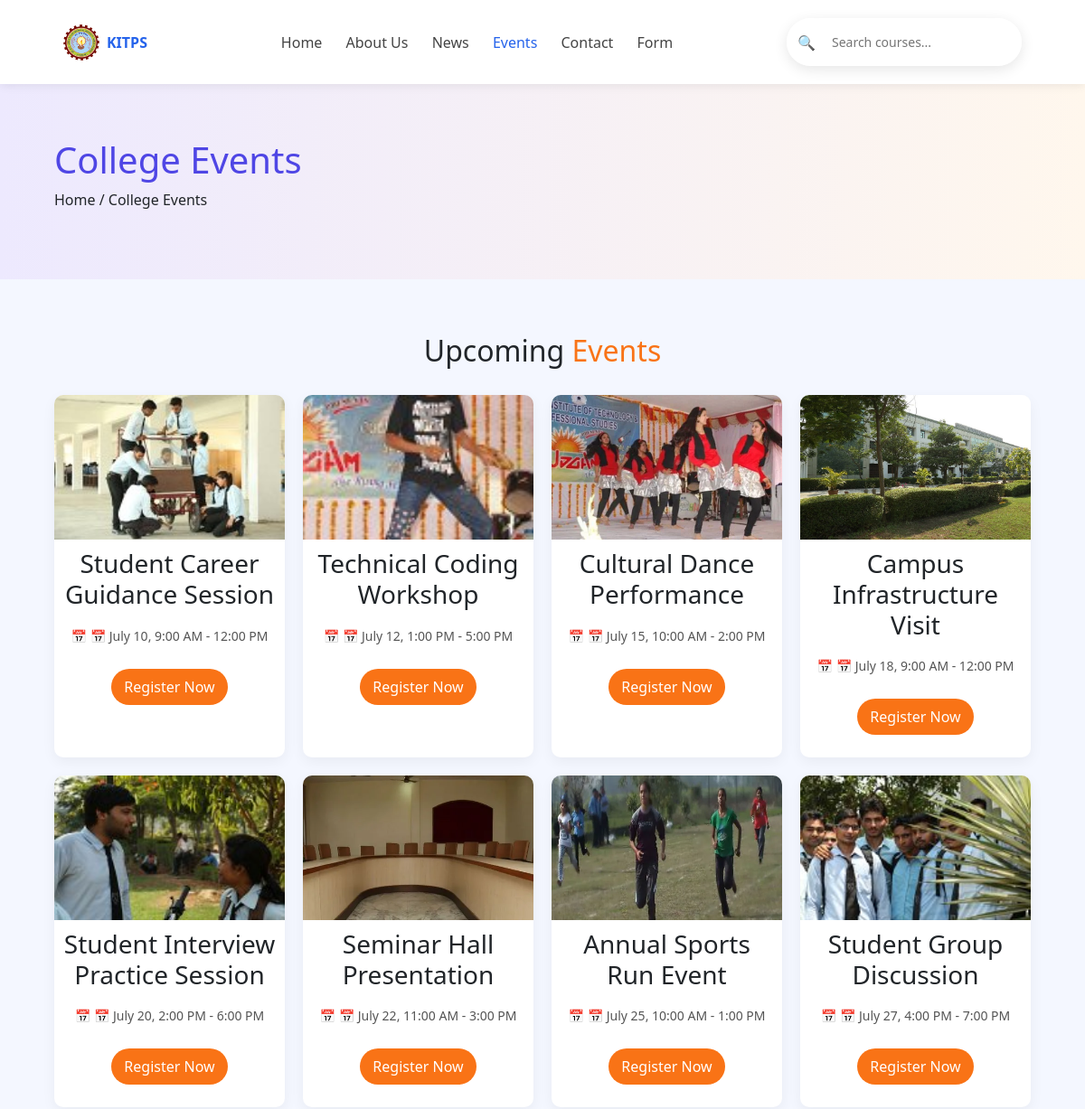
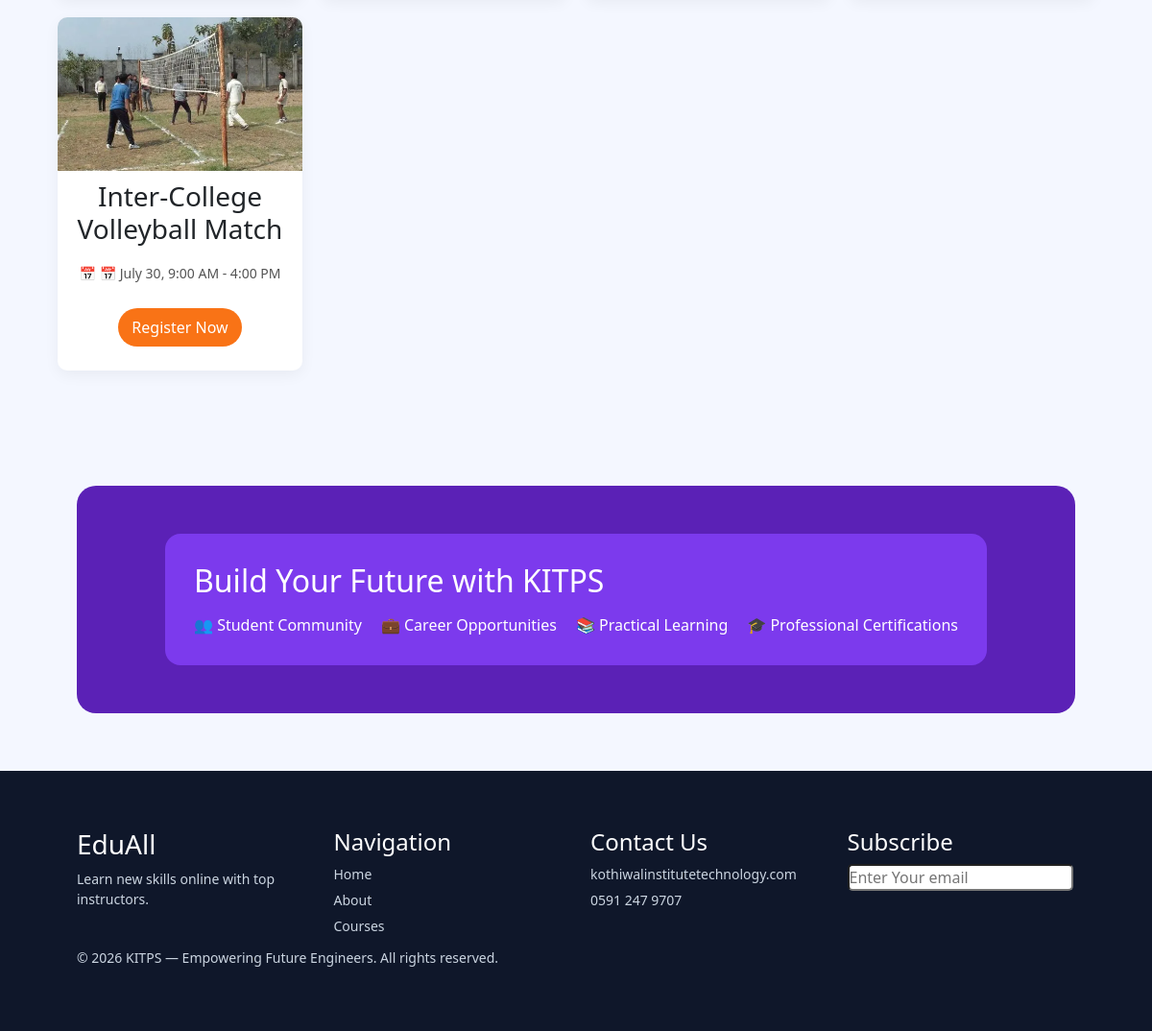
Page /EventsPage-kitps/ on the committed database (2 pictures, top to bottom).
### service/models.py (models this page shows)
class Services(models.Model):
    service_image  =models.CharField(max_length=50)
    service_heading=models.CharField(max_length=50)
    service_button =models.CharField(max_length=50)
    service_desc   =models.TextField()

### Kitps/views.py (the view)
# urls.py: path('EventsPage-kitps/', views.EventsPage,name="events"),
def EventsPage(request):
    ServiceData=Services.objects.all()
    context={
        'ServiceData':ServiceData
    }
    return render(request,"events.html",context)

### templates/events.html (shortened to what this page needs)
{% extends "base.html" %}
{% load static %}
{% block content %}
<section class="page-header">
  <h1>College Events</h1>
  <p>Home / College Events</p>
</section>
<section class="events">
  <h2>Upcoming <span>Events</span></h2>
  <div class="event-grid">
    {% for v in ServiceData %}
    <div class="event-card">
      <img src="{% static v.service_image %}" alt="">
      <h3>{{ v.service_heading }}</h3>
      <p>📅 {{ v.service_desc }}</p>
      <button class="join-btn">{{ v.service_button }}</button>
    </div>
    {% empty %}
    No Data Found
    {% endfor %}
  </div>
</section>
<section class="cta">
  <div class="cta-box">
    <h2>Build Your Future with KITPS</h2>
    <div class="cta-items">
      <span>👥 Student Community</span>
      <span>💼 Career Opportunities</span>
      <span>📚 Practical Learning</span>
      <span>🎓 Professional Certifications</span>
    </div>
  </div>
</section>
{% endblock %}

### templates/base.html (shortened to what this page needs)
{% load static %}
<!DOCTYPE html>
<html lang="en">
<head>
 <link href="https://cdn.jsdelivr.net/npm/bootstrap@5.3.2/dist/css/bootstrap.min.css" rel="stylesheet">
<link rel="stylesheet" href="{% static 'CSS/About.css' %}">
<link rel="stylesheet" href="{% static 'CSS/Contact.css' %}">
<link rel="stylesheet" href="{% static 'CSS/Events.css' %}">
<link rel="stylesheet" href="{% static 'CSS/News.css' %}">
<link rel="stylesheet" href="{% static 'CSS/Response.css' %}">
<link rel="stylesheet" href="{% static 'CSS/form.css' %}">
<link rel="stylesheet" href="{% static 'CSS/course_detail.css' %}">
<link rel="stylesheet" href="{% static 'CSS/style.css' %}">
</head>
<body>
{% include "header.html" %}
{% block content %}
{% endblock  %}
{% include "footer.html" %}

### templates/header.html (shortened to what this page needs)
{% load static %}
<header class="navbar">
  <div class="logo">
    <img src="{% static 'Images/logo.png' %}" alt="Logo">
    <span>KITPS</span>
  </div>
  <nav class="menu">
    <a class="{% if request.path == '/' %} active {% endif %}" href="{% url 'home' %}">Home</a>
    <a class="{% if request.path == '/aboutPage-kitps/' %} active {% endif %}" href="{% url 'about' %}">About Us</a>
    <a class="{% if request.path == '/NewsPage-kitps/' %} active {% endif %}" href="{% url 'news' %}">News</a>
    <a class="{% if request.path == '/EventsPage-kitps/' %} active {% endif %}" href="{% url 'events' %}">Events</a>
    <a class="{% if request.path == '/ContactPage-kitps/' %} active {% endif %}" href="{% url 'contact' %}">Contact</a>
    <a class="{% if request.path == '/UserForm-kitps/' %} active {% endif %}" href="{% url 'form' %}">Form</a>
  </nav>
  <form action="{% url 'search' %}" method="GET" class="search-wrapper">
      <span class="search-icon">🔍</span>
      <input type="text" name="q" placeholder="Search courses..." id="searchInput">
  </form>
</header>

### templates/footer.html
{% load static %}
<footer class="footer">
    <div class="footer-grid">
      <div>
        <h3>EduAll</h3>
        <p>Learn new skills online with top instructors.</p>
      </div>
      <div>
        <h4>Navigation</h4>
        <p>Home</p><p>About</p><p>Courses</p>
      </div>
      <div>
        <h4>Contact Us</h4>
        <p>kothiwalinstitutetechnology.com</p>
        <p>0591 247 9707</p>
      </div>
      <div>
        <h4>Subscribe</h4>
        <input style="border-radius: 5px;" type="email" placeholder="Enter Your email">
      </div>
    </div>
    <p>© 2026 KITPS — Empowering Future Engineers. All rights reserved.</p>
  </footer>

### static/CSS/About.css (style rules this page uses)
body { margin: 0; font-family: 'Poppins', Arial, sans-serif; background: #f6f8ff; }

### static/CSS/Contact.css (style rules this page uses)
body { margin: 0; font-family: "Segoe UI", Arial, sans-serif; background: #f6f9ff; }
.cta { position: relative; margin: 60px 80px; background: #136af3; color: white; border-radius: 20px; padding: 50px 60px; display: flex; justify-content: space-between; align-items: center; min-height: 180px; overflow: visible; }
.footer { background: #0f172a; color: #cbd5e1; padding: 60px 80px; }
.footer-grid { display: grid; grid-template-columns: repeat(auto-fit, minmax(160px, 1fr)); gap: 30px; }

### static/CSS/Events.css (style rules this page uses)
* { margin: 0; padding: 0; box-sizing: border-box; font-family: Arial, sans-serif; }
body { background: #f7f8fd; }
.page-header { padding: 60px; background: linear-gradient(90deg, #ede9fe, #fff7ed); }
.page-header h1 { color: #4f46e5; }
.events { padding: 60px; text-align: center; }
.events h2 span { color: #f97316; }
.event-grid { margin-top: 30px; display: grid; grid-template-columns: repeat(auto-fit, minmax(240px, 1fr)); gap: 20px; }
.event-card { background: white; border-radius: 10px; overflow: hidden; box-shadow: 0 5px 15px rgba(0,0,0,0.05); padding-bottom: 15px; }
.event-card img { width: 100%; height: 160px; object-fit: cover; }
.event-card h3 { padding: 10px; }
.event-card p { padding: 0 10px; font-size: 14px; color: #555; }
.join-btn { margin: 10px; padding: 8px 14px; border: none; border-radius: 20px; background: #f97316; color: white; cursor: pointer; }
.cta { background: #5b21b6; padding: 50px; margin-top: 60px; }
.cta-box { background: #7c3aed; padding: 30px; border-radius: 16px; color: white; max-width: 1000px; margin: auto; }
.cta-items { display: flex; gap: 20px; margin-top: 15px; flex-wrap: wrap; }
footer { background: #312e81; color: #c7d2fe; padding: 50px 60px 20px; }
.footer-grid { display: grid; grid-template-columns: repeat(auto-fit, minmax(180px, 1fr)); gap: 30px; }
footer h3, footer h4 { color: white; }
footer p { font-size: 14px; margin: 6px 0; }

### static/CSS/News.css (style rules this page uses)
body { background: #f8fafc; font-family: Arial, sans-serif; }

### static/CSS/style.css (style rules this page uses)
* { margin: 0; padding: 0; box-sizing: border-box; font-family: "Segoe UI", Arial, sans-serif; }
body { background: #f4f7ff; font-family: 'Poppins', sans-serif; }
.navbar { display: flex; justify-content: space-between; align-items: center; padding: 20px 70px; background: white; box-shadow: 0 2px 10px rgba(0,0,0,0.08); }
.logo { display: flex; align-items: center; gap: 8px; font-weight: bold; color: #2563eb; }
.logo img { width: 40px; }
.navbar nav a { margin-left: 22px; text-decoration: none; color: #444; font-weight: 500; }
.navbar .active, .navbar .active:hover { color: #2563eb; }
.search-wrapper { display: flex; align-items: center; background: rgba(255,255,255,0.7); backdrop-filter: blur(12px); border-radius: 40px; padding: 8px 12px; width: 260px; box-shadow: 0 4px 15px rgba(0,0,0,0.1); }
.search-icon { font-size: 16px; color: #666; margin-right: 8px; }
.search-wrapper input { all: unset; flex: 1; padding: 8px 10px; font-size: 14px; color: #333; }

### rows in the picture
Services: service_image (picture), service_heading "Student Career Guidance Session", service_desc "📅 July 10, 9:00 AM - 12:00 PM", service_button "Register Now"
Services: service_image (picture), service_heading "Technical Coding Workshop", service_desc "📅 July 12, 1:00 PM - 5:00 PM", service_button "Register Now"
Services: service_image (picture), service_heading "Cultural Dance Performance", service_desc "📅 July 15, 10:00 AM - 2:00 PM", service_button "Register Now"
Services: service_image (picture), service_heading "Campus Infrastructure Visit", service_desc "📅 July 18, 9:00 AM - 12:00 PM", service_button "Register Now"
Services: service_image (picture), service_heading "Student Interview Practice Session", service_desc "📅 July 20, 2:00 PM - 6:00 PM", service_button "Register Now"
Services: service_image (picture), service_heading "Seminar Hall Presentation", service_desc "📅 July 22, 11:00 AM - 3:00 PM", service_button "Register Now"
Services: service_image (picture), service_heading "Annual Sports Run Event", service_desc "📅 July 25, 10:00 AM - 1:00 PM", service_button "Register Now"
Services: service_image (picture), service_heading "Student Group Discussion", service_desc "📅 July 27, 4:00 PM - 7:00 PM", service_button "Register Now"
Services: service_image (picture), service_heading "Inter-College Volleyball Match", service_desc "📅 July 30, 9:00 AM - 4:00 PM", service_button "Register Now"
